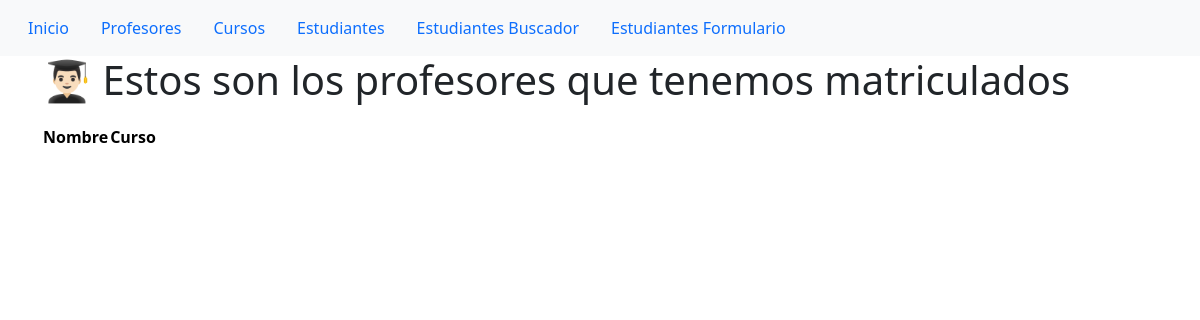
The app's page /App/profesores/, older data.
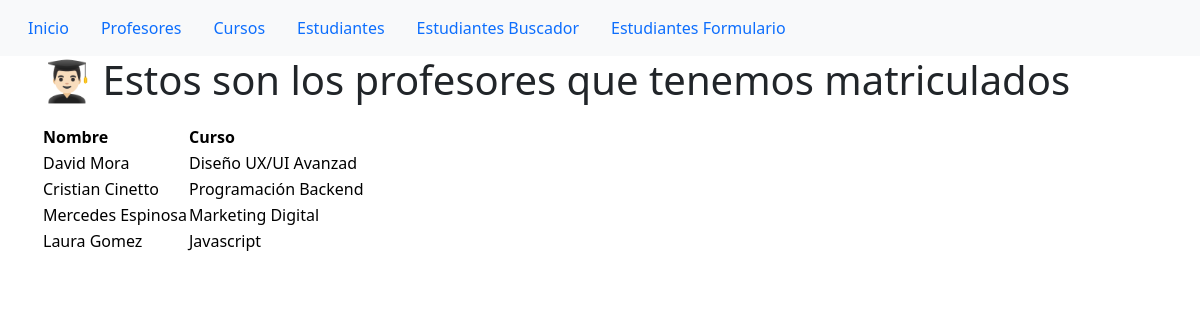
The same page, newer data.
### App/models.py (models this page shows)
class Profesores(models.Model):
    nombre = models.CharField(max_length=10)
    apellido = models.CharField(max_length=20)
    curso = models.CharField(max_length=20)

### App/views.py (the view)
# urls.py: path('profesores/', views.profesores, name="profesores"),
def profesores(request):
    profesorLista = Profesores.objects.all()
    return render(request, 'profesores.html', {"profesores":profesorLista})

### App/templates/profesores.html
{% extends "parent.html" %} {% load static %} {% block contenidoQueCambia %}
<div class="container">
  <div class="row">
    <div class="col-lg-12">
      <h1>👨🏻‍🎓 Estos son los profesores que tenemos matriculados</h1>
      <table class="table-warning">
        <thead>
          <tr>
            <th scope="col">Nombre</th>
            <th scope="col">Curso</th>
          </tr>
        </thead>
        <tbody>
          {% for profesor in profesores %}
          <tr>
            <td>{{profesor.nombre}} {{profesor.apellido}}</td>
            <td>{{profesor.curso}}</td>
          </tr>
          {% endfor %}
        </tbody>
      </table>
    </div>
  </div>
</div>
{% endblock %}

### App/templates/parent.html
{% include "comun/head.html" %}
    {%block contenidoQueCambia %}
    {% endblock %}
{% include "comun/footer.html" %}

### App/templates/comun/head.html (shortened to what this page needs)
<!DOCTYPE html>
<html lang="en">
<head>
    {% load static %}
    <link href="https://cdn.jsdelivr.net/npm/bootstrap@5.1.3/dist/css/bootstrap.min.css" rel="stylesheet" />
    <link href="{% static 'css/styles.css' %}" rel="stylesheet" />
</head>
<body>
    {% include "assets/nav.html" %}

### App/templates/assets/nav.html
<nav class="navbar navbar-light bg-light">
  <div class="container-fluid">
    <ul class="nav">
      <li class="nav-item">
        <a class="nav-link active" href="{% url 'inicio' %}">Inicio</a>
      </li>
      <li class="nav-item">
        <a class="nav-link" href="{% url 'profesores' %}">Profesores</a>
      </li>
      <li class="nav-item">
        <a class="nav-link" href="{% url 'cursos' %}">Cursos</a>
      </li>
      <li class="nav-item">
        <a class="nav-link" href="{% url 'estudiantes' %}">Estudiantes</a>
      </li>
      <li class="nav-item">
        <a class="nav-link" href="{% url 'estudiantesBuscador' %}">Estudiantes Buscador</a>
      </li>
      <li class="nav-item">
        <a class="nav-link" href="{% url 'estudiantesformulario' %}">Estudiantes Formulario</a>
      </li>
    </ul>
  </div>
</nav>

### App/templates/comun/footer.html (shortened to what this page needs)
</body>
</html>

### App/static/css/styles.css (style rules this page uses)
h1 { margin-bottom: 20px; }

Row changes from the older to the newer data that the page shows:
added Profesores: nombre "David", apellido "Mora", curso "Diseño UX/UI Avanzad"
added Profesores: nombre "Cristian", apellido "Cinetto", curso "Programación Backend"
added Profesores: nombre "Mercedes", apellido "Espinosa", curso "Marketing Digital"
added Profesores: nombre "Laura", apellido "Gomez", curso "Javascript"
